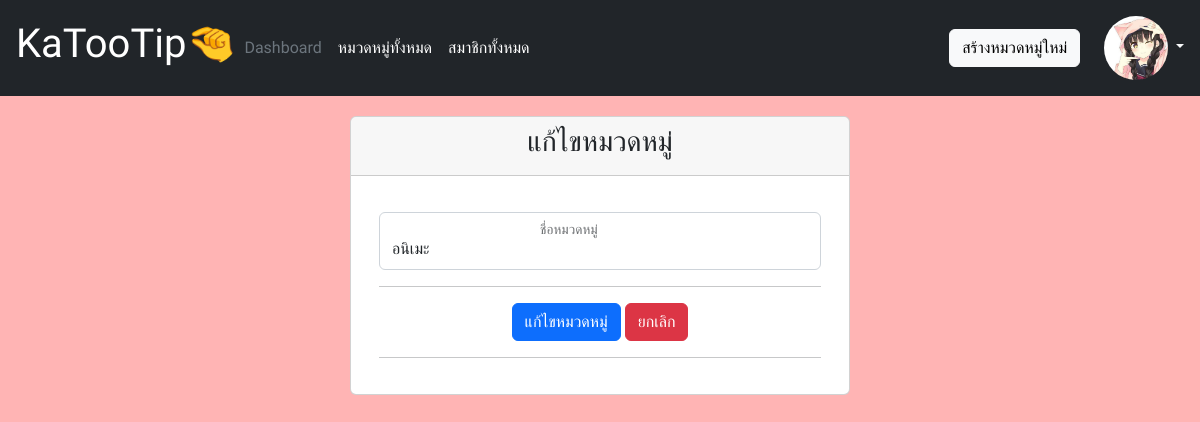
The app's page /admin/edit_tag.php?t_id=1 (signed in) with its own data.
### tables this page shows
CREATE TABLE `users` (
  `u_id` int(11) NOT NULL,
  `email` varchar(255) NOT NULL,
  `fullname` varchar(255) NOT NULL,
  `password` varchar(255) NOT NULL,
  `u_img` varchar(255) NOT NULL,
  `type` int(11) NOT NULL DEFAULT '0'
);

CREATE TABLE `tags` (
  `t_id` int(11) NOT NULL,
  `t_name` varchar(255) NOT NULL
);

### admin/edit_tag.php (the view, shortened to what this page needs)
<?php
require_once '../db.php';
$t_id = $_GET['t_id'];
$ed_tag = $connection->prepare("SELECT * FROM tags WHERE t_id = :t_id");
$ed_tag->bindParam("t_id", $t_id, PDO::PARAM_STR);
$ed_tag->execute();
$tag = $ed_tag->fetch(PDO::FETCH_ASSOC);
?>
<?php include '../admin/include/header.php' ?>
<div class="container">
    <div class="card" style="width: 500px; display: block; margin: auto; text-align: center;">
        <div class="card-header">
            <h3>แก้ไขหมวดหมู่</h3>
        </div>
        <div class="card-body">
            <div class="container">
                <form action="" method="post" enctype="multipart/form-data">
                    <div class="form-floating mb-3">
                        <input type="text" class="form-control" name="t_name" value="<?php echo $tag['t_name'] ?>">
                        <label for="title">ชื่อหมวดหมู่</label>
                    </div>
                    <hr>
                    <button type="submit" name="edit_tag" class="btn btn-primary">แก้ไขหมวดหมู่</button>
                    <a href="admin.php" class="btn btn-danger">ยกเลิก</a>
                </form>
                <hr>
            </div>
        </div>
    </div>
</div>

### admin/include/header.php (shortened to what this page needs)
<!DOCTYPE html>
<html lang="en">
<head>
    <link href="https://cdn.jsdelivr.net/npm/bootstrap@5.2.0/dist/css/bootstrap.min.css" rel="stylesheet">
    <link rel="stylesheet" type="text/css" href="https://cdn.datatables.net/1.12.1/css/jquery.dataTables.css">
    <link rel="stylesheet" href="css/style.css">
</head>
<body>
    <div class="p-3 text-bg-dark">
        <div class="d-flex flex-wrap align-items-center justify-content-center justify-content-lg-start">
            <a href="/" class="d-flex align-items-center mb-2 mb-lg-0 text-white text-decoration-none">
                <h1>KaTooTip🤏</h1>
            </a>
            <ul class="nav col-12 col-lg-auto me-lg-auto mb-2 justify-content-center mb-md-0">
                <li><a href="../admin/admin.php" class="nav-link px-2 text-secondary">Dashboard</a></li>
                <li><a href="../admin/all_tag.php" class="nav-link px-2 text-white">หมวดหมู่ทั้งหมด</a></li>
                <li><a href="../admin/all_member.php" class="nav-link px-2 text-white">สมาชิกทั้งหมด</a></li>
            </ul>
            <div class="text-end">
                <a href="/admin/add_tag.php" class="btn btn-light">สร้างหมวดหมู่ใหม่</a>
            </div>
            <div class="dropdown text-end">
                <?php
                if (!isset($_SESSION['u_id'])) {
                ?>
                    <a href="login.php" class="btn btn-outline-light me-2">เข้าสู่ระบบ</a>
                    <a href="register.php" class="btn btn-warning">สมัครสมาชิก</a>
                <?php } else { ?>
                    <?php
                    $usr = $connection->prepare("SELECT * FROM users WHERE u_id = :u_id");
                    $usr->bindParam(':u_id', $_SESSION['u_id']);
                    $usr->execute();
                    $usr_result = $usr->fetch(PDO::FETCH_ASSOC);
                    ?>
                    <a href="#" class="d-block link-light text-decoration-none dropdown-toggle" data-bs-toggle="dropdown" aria-expanded="false">
                        <img src="../image/user/<?php echo $usr_result['u_img'] ?>" width="64" height="64" class="rounded-circle">
                    </a>
                <?php } ?>
            </div>
        </div>
    </div>

### admin/css/style.css (style rules this page uses)
* { box-sizing: border-box; font-family: 'Itim', cursive; }
body { background-color: #FFB4B4; }
.container { margin: 20px auto; }

### records on screen
users: u_img (picture)
tags: t_name "อนิเมะ"
